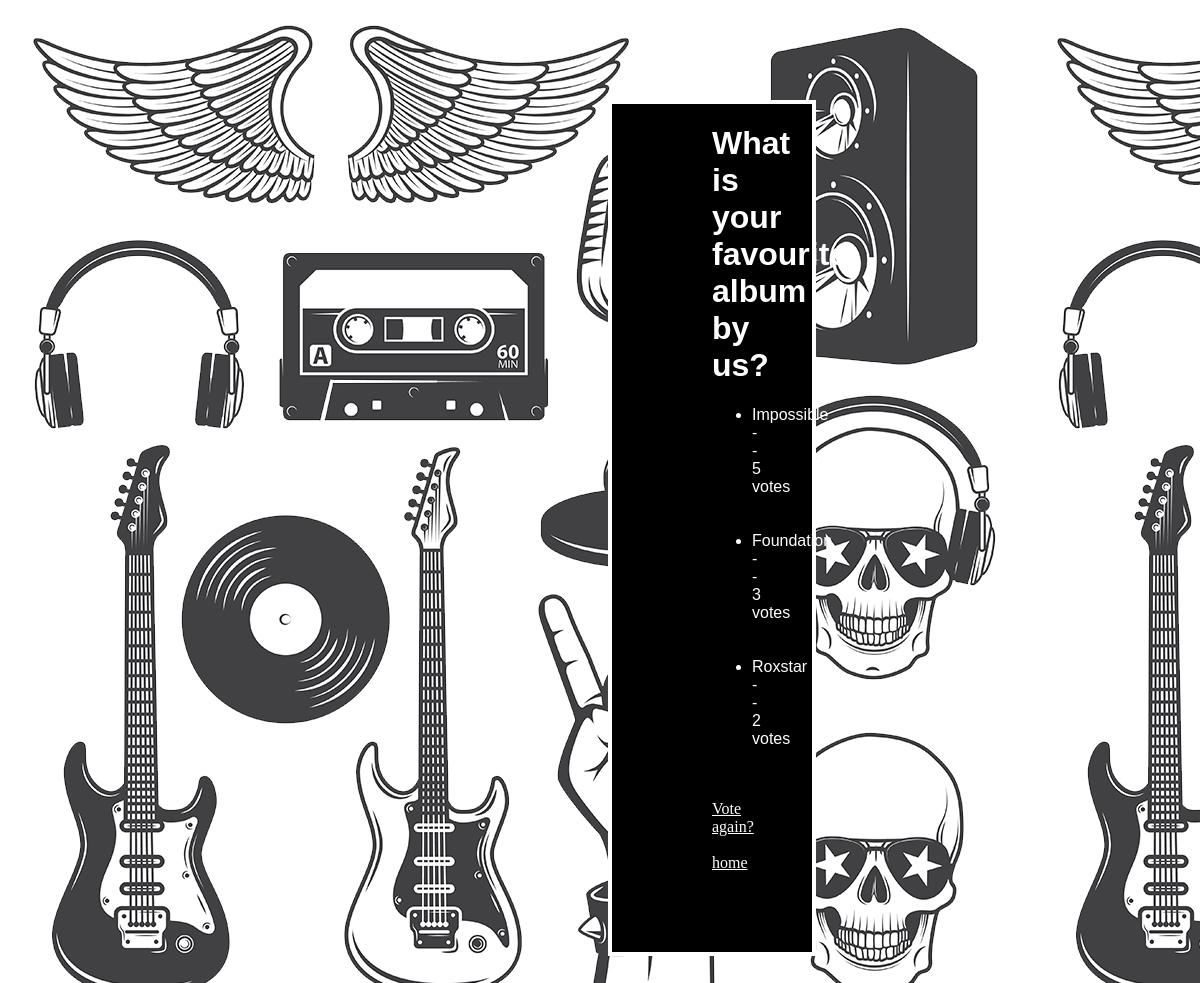
Page /rockband/2/results/ on the committed database.
### rockband/models.py (models this page shows, shortened)
class Question(models.Model):
    question_text = models.CharField(max_length=200)
    pub_date = models.DateTimeField('date published')

class Choice(models.Model):
    question = models.ForeignKey(Question, on_delete=models.CASCADE)
    choice_text = models.CharField(max_length=200)
    votes = models.IntegerField(default=0)

### rockband/views.py (the view)
# urls.py: path('<int:question_id>/results/', views.results, name='results'),
def results(request, question_id):
    question = get_object_or_404(Question, pk=question_id)
    return render(request, 'polls/results.html', {'question': question})

### rockband/templates/polls/results.html (shortened to what this page needs)
{% extends "base.html" %}
{% block content %}
<div class="container-sm">
    <h1> {{ question.question_text }} </h1>
    <ul>
        {% for choice in question.choice_set.all %}
        <li>
            {{ choice.choice_text }} -- {{ choice.votes}}
            vote{{choice.votes|pluralize}}
        </li>
        <br>
        <br>
        {% endfor %}
    </ul>
    <a href="{% url 'rockband:detail' question.id %}">
        Vote again?
    </a>
    <br>
    <br>
    <a href="{% url 'home' %}">home</a>
</div>
{% endblock %}

### rockband/templates/polls/results.html (style rules this page uses)
.container-sm { margin-top: 100px; margin-bottom: 100px; margin-right: 600px; margin-left: 600px; padding-bottom:80px; padding-left: 100px; padding-right: 100px; text-align: center; border: 4px solid white; background-color: black; }
h1 { font-family: Impact, Haettenschweiler, 'Arial Narrow Bold', sans-serif; color:white; }
li { color: white; font-family:Verdana, Geneva, Tahoma, sans-serif ; }
a { color: white; }

### rows in the picture
Question: question_text "What is your favourite album by us?"
Choice: choice_text "Impossible", votes "5"
Choice: choice_text "Foundation", votes "3"
Choice: choice_text "Roxstar", votes "2"
